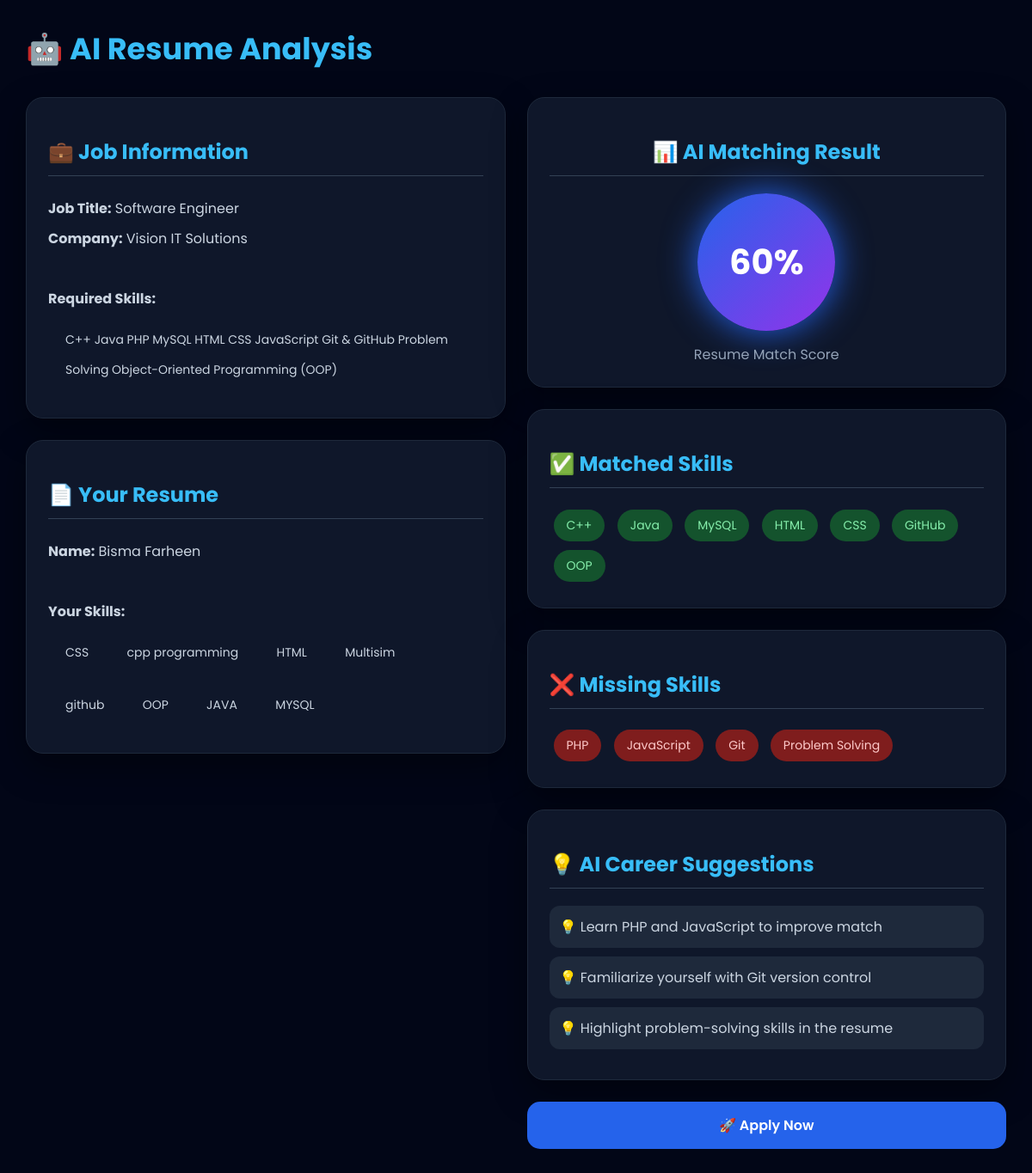
Page /analyze_resume.php?job_id=3 (signed in) on the committed database.
### tables this page shows
CREATE TABLE `jobs` (
  `Job_ID` int(11) NOT NULL,
  `Job_Title` varchar(150) DEFAULT NULL,
  `Company` varchar(150) DEFAULT NULL,
  `Description` text DEFAULT NULL,
  `Required_Skills` text DEFAULT NULL,
  `Posted_Date` date DEFAULT NULL,
  `Employer_ID` int(11) DEFAULT NULL,
  `Company_Name` varchar(100) DEFAULT NULL,
  `Job_Type` varchar(50) DEFAULT NULL,
  `Salary` varchar(50) DEFAULT NULL,
  `Location` varchar(100) DEFAULT NULL,
  `Experience` varchar(100) DEFAULT NULL,
  `Apply_Link` varchar(255) DEFAULT NULL
);

CREATE TABLE `cv` (
  `CV_ID` int(11) NOT NULL,
  `User_ID` int(11) DEFAULT NULL,
  `File_Name` varchar(255) DEFAULT NULL,
  `Upload_Date` timestamp NOT NULL DEFAULT current_timestamp(),
  `full_name` varchar(100) DEFAULT NULL,
  `email` varchar(100) DEFAULT NULL,
  `phone` varchar(20) DEFAULT NULL,
  `address` text DEFAULT NULL,
  `cnic` varchar(20) DEFAULT NULL,
  `languages` varchar(255) DEFAULT NULL,
  `profile_picture` varchar(255) DEFAULT NULL,
  `education` text DEFAULT NULL,
  `skills` text DEFAULT NULL,
  `certifications` text DEFAULT NULL,
  `projects` text DEFAULT NULL,
  `experience` text DEFAULT NULL
);

CREATE TABLE `resume_analysis` (
  `Analysis_ID` int(11) NOT NULL,
  `User_ID` int(11) DEFAULT NULL,
  `Job_ID` int(11) DEFAULT NULL,
  `Match_Percentage` int(11) DEFAULT NULL,
  `Matched_Skills` text DEFAULT NULL,
  `Missing_Skills` text DEFAULT NULL,
  `Suggestions` text DEFAULT NULL,
  `Analysis_Date` timestamp NOT NULL DEFAULT current_timestamp()
);

### analyze_resume.php (the view, shortened to what this page needs)
<?php
include("config/db.php");
$user_id = $_SESSION['user_id'];
$job_id = isset($_GET['job_id']) ? (int)$_GET['job_id'] : 0;
$job_query = mysqli_query($conn,"
SELECT *
FROM jobs
WHERE Job_ID='$job_id'
");
$job = mysqli_fetch_assoc($job_query);
$cv_query = mysqli_query($conn,"
SELECT *
FROM cv
WHERE user_id='$user_id'
LIMIT 1
");
$cv = mysqli_fetch_assoc($cv_query);
?>
<!DOCTYPE html>
<html>
<head>
</head>
<body>
<div class="container">
<div class="title">
🤖 AI Resume Analysis
</div>
<?php if($cv){ ?>
<?php
$check = mysqli_query($conn,"
SELECT *
FROM resume_analysis
WHERE User_ID='$user_id'
AND Job_ID='$job_id'
LIMIT 1
");
$old = mysqli_fetch_assoc($check);
if($old){
    $score = $old['Match_Percentage'];
    $matched = explode(",", $old['Matched_Skills']);
    $missing = explode(",", $old['Missing_Skills']);
    $suggestions = explode("|", $old['Suggestions']);
}
$job_skill_array = explode(",", $job['Required_Skills']);
?>
<div class="layout">
<div>
<div class="card">
<h2>
💼 Job Information
</h2>
<div class="info">
<b>Job Title:</b>
<?php echo htmlspecialchars($job['Job_Title']); ?>
<br>
<b>Company:</b>
<?php echo htmlspecialchars($job['Company_Name']); ?>
<br><br>
<b>Required Skills:</b>
<br>
<?php
foreach($job_skill_array as $s){
$s = trim($s);
if($s!=""){
echo "
<span class='skill'>
$s
</span>
";
}
}
?>
</div>
</div>
<div class="card">
<h2>
📄 Your Resume
</h2>
<div class="info">
<b>Name:</b>
<?php echo htmlspecialchars($cv['full_name']); ?>
<br><br>
<b>Your Skills:</b>
<br>
<?php
$resume_skill_list = explode(",",$cv['skills']);
foreach($resume_skill_list as $s){
$s = trim($s);
if($s!=""){
echo "
<span class='skill'>
$s
</span>
";
}
}
?>
</div>
</div>
</div>
<div>
<div class="card score-box">
<h2>
📊 AI Matching Result
</h2>
<div class="score">
<?php echo $score; ?>%
</div>
<div class="score-text">
Resume Match Score
</div>
</div>
<div class="card">
<h2>
✅ Matched Skills
</h2>
<?php
if(count($matched)>0){
foreach($matched as $m){
if(trim($m)!=""){
echo "
<span class='skill match'>
".htmlspecialchars($m)."
</span>
";
}
}
}
else{
echo "No matching skills found.";
}
?>
</div>
<div class="card">
<h2>
❌ Missing Skills
</h2>
<?php
if(count($missing)>0){
foreach($missing as $m){
if(trim($m)!=""){
echo "
<span class='skill missing'>
".htmlspecialchars($m)."
</span>
";
}
}
}
else{
echo "No missing skills 🎉";
}
?>
</div>
<div class="card">
<h2>
💡 AI Career Suggestions
</h2>
<?php
if(count($suggestions)>0){
foreach($suggestions as $s){
if(trim($s)!=""){
echo "
<div class='suggestion'>
💡 ".htmlspecialchars($s)."
</div>
";
}
}
}
?>
</div>
<?php
if($score >= 60){
?>
<a class="apply-btn"
href="apply_job.php?job_id=<?php echo $job_id; ?>">
🚀 Apply Now
</a>
<?php
}
?>
<?php } ?>
</div>
</body>
</html>

### analyze_resume.php (style rules this page uses)
* { box-sizing:border-box; font-family:Poppins,sans-serif; }
body { margin:0; padding:30px; background:#020617; color:white; }
.container { max-width:1300px; margin:auto; }
.title { font-size:35px; font-weight:700; color:#38bdf8; margin-bottom:30px; }
.layout { display:grid; grid-template-columns:1fr 1fr; gap:25px; }
.card { background:#0f172a; padding:25px; border-radius:20px; border:1px solid #1e293b; box-shadow:0 15px 40px rgba(0,0,0,.4); margin-bottom:25px; }
.card h2 { color:#38bdf8; border-bottom:1px solid #334155; padding-bottom:10px; }
.info { line-height:35px; color:#cbd5e1; }
.skill { display:inline-block; padding:8px 15px; border-radius:30px; margin:5px; font-size:14px; }
.match { background:#14532d; color:#86efac; }
.missing { background:#7f1d1d; color:#fecaca; }
.score-box { text-align:center; }
.score { height:160px; width:160px; border-radius:50%; margin:auto; display:flex; align-items:center; justify-content:center; font-size:40px; font-weight:700; background: linear-gradient(135deg,#2563eb,#9333ea); box-shadow:0 0 40px #2563eb; }
.score-text { margin-top:15px; color:#94a3b8; }
.suggestion { background:#1e293b; padding:12px; border-radius:12px; margin:10px 0; color:#cbd5e1; }
.apply-btn { display:block; text-align:center; background:#2563eb; padding:15px; border-radius:15px; color:white; text-decoration:none; font-weight:600; margin-top:20px; }

### rows in the picture
jobs: Job_Title "Software Engineer", Company_Name "Vision IT Solutions", Required_Skills "C++ Java PHP MySQL HTML CSS JavaScript Git & GitHub Problem Solving Object-Oriented Programming (OOP)"
cv: full_name "Bisma Farheen", skills "CSS", skills "cpp programming", skills "HTML", skills "Multisim", skills "github", skills "OOP", skills "JAVA", skills "MYSQL"
resume_analysis: Match_Percentage "60", Matched_Skills "C++", Matched_Skills "Java", Matched_Skills "MySQL", Matched_Skills "HTML", Matched_Skills "CSS", Matched_Skills "GitHub", Matched_Skills "OOP", Missing_Skills "PHP", Missing_Skills "JavaScript", Missing_Skills "Git", Missing_Skills "Problem Solving", Suggestions "Learn PHP and JavaScript to improve match", Suggestions "Familiarize yourself with Git version control", Suggestions "Highlight problem-solving skills in the resume"
